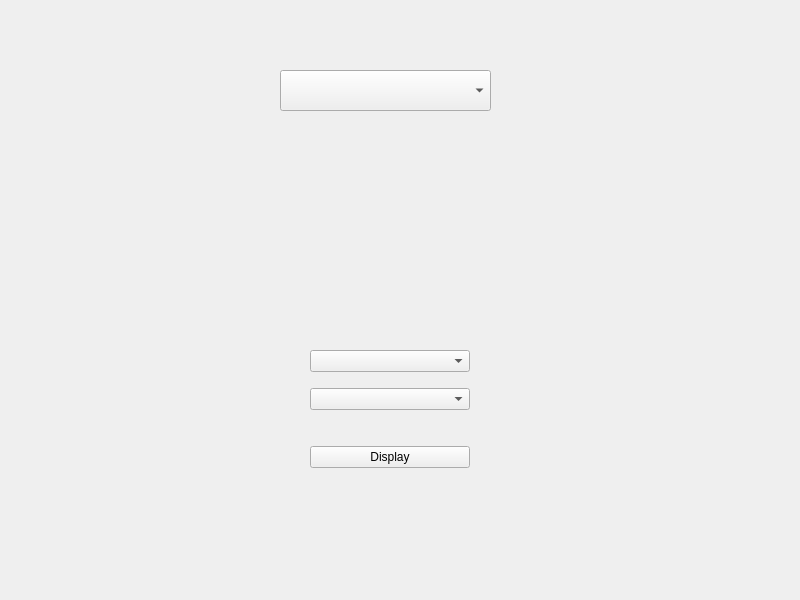
<?xml version="1.0" encoding="UTF-8"?>
<ui version="4.0">
 <class>Widget</class>
 <widget class="QWidget" name="Widget">
  <property name="geometry">
   <rect>
    <x>0</x>
    <y>0</y>
    <width>800</width>
    <height>600</height>
   </rect>
  </property>
  <property name="font">
   <font>
    <family>Microsoft Sans Serif</family>
   </font>
  </property>
  <property name="windowTitle">
   <string>Widget</string>
  </property>
  <widget class="QComboBox" name="portsList">
   <property name="geometry">
    <rect>
     <x>280</x>
     <y>70</y>
     <width>211</width>
     <height>41</height>
    </rect>
   </property>
   <property name="font">
    <font>
     <family>Microsoft Sans Serif</family>
    </font>
   </property>
  </widget>
  <widget class="QWidget" name="verticalLayoutWidget">
   <property name="geometry">
    <rect>
     <x>310</x>
     <y>340</y>
     <width>160</width>
     <height>138</height>
    </rect>
   </property>
   <layout class="QVBoxLayout" name="verticalLayout">
    <item>
     <widget class="QComboBox" name="upper">
      <property name="font">
       <font>
        <family>Microsoft Sans Serif</family>
       </font>
      </property>
     </widget>
    </item>
    <item>
     <widget class="QComboBox" name="lower">
      <property name="font">
       <font>
        <family>Microsoft Sans Serif</family>
       </font>
      </property>
     </widget>
    </item>
    <item>
     <spacer name="horizontalSpacer">
      <property name="orientation">
       <enum>Qt::Orientation::Horizontal</enum>
      </property>
      <property name="sizeHint" stdset="0">
       <size>
        <width>40</width>
        <height>20</height>
       </size>
      </property>
     </spacer>
    </item>
    <item>
     <widget class="QPushButton" name="display">
      <property name="font">
       <font>
        <family>Microsoft Sans Serif</family>
       </font>
      </property>
      <property name="text">
       <string>Display</string>
      </property>
     </widget>
    </item>
   </layout>
  </widget>
  <widget class="QLabel" name="label">
   <property name="geometry">
    <rect>
     <x>60</x>
     <y>230</y>
     <width>221</width>
     <height>81</height>
    </rect>
   </property>
   <property name="text">
    <string/>
   </property>
   <property name="pixmap">
    <pixmap>arduino_screen_frame.jpeg</pixmap>
   </property>
   <property name="scaledContents">
    <bool>true</bool>
   </property>
  </widget>
  <widget class="QLabel" name="row_0">
   <property name="geometry">
    <rect>
     <x>90</x>
     <y>260</y>
     <width>161</width>
     <height>16</height>
    </rect>
   </property>
   <property name="font">
    <font>
     <family>Andale Mono</family>
    </font>
   </property>
   <property name="text">
    <string/>
   </property>
   <property name="alignment">
    <set>Qt::AlignmentFlag::AlignCenter</set>
   </property>
  </widget>
  <widget class="QLabel" name="row_1">
   <property name="geometry">
    <rect>
     <x>90</x>
     <y>270</y>
     <width>161</width>
     <height>16</height>
    </rect>
   </property>
   <property name="font">
    <font>
     <family>Andale Mono</family>
    </font>
   </property>
   <property name="text">
    <string/>
   </property>
   <property name="alignment">
    <set>Qt::AlignmentFlag::AlignCenter</set>
   </property>
  </widget>
 </widget>
 <resources/>
 <connections/>
</ui>
